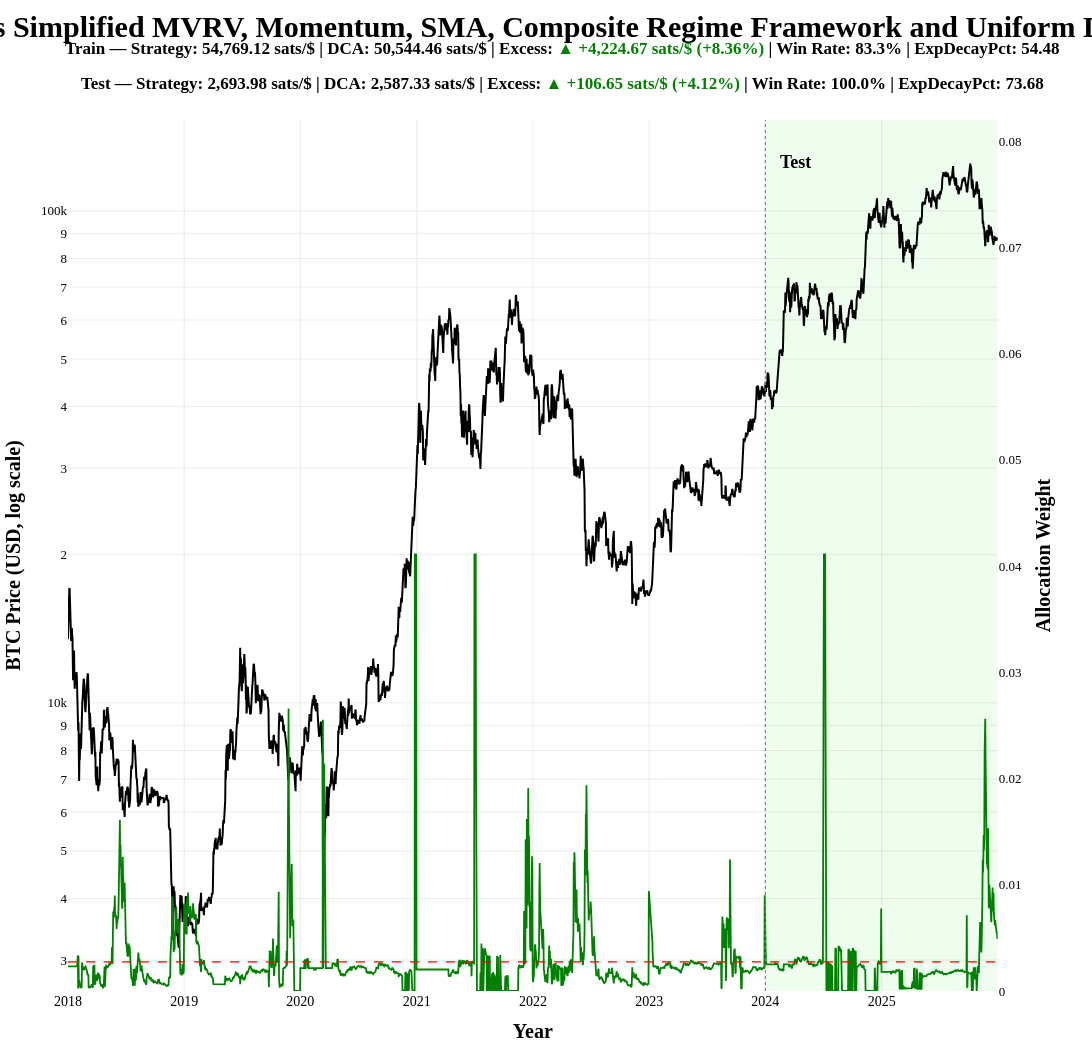

The notebook cell this image was saved under:
### Markdown cell above
## Cell 17: Show chart

Render the final chart.

### Code cell
# Cell 17: Show chart
# ============================================================
# This cell renders the final chart.

main_fig = plot_train_test_period_with_spd_header(
    combined_strategy_df,
    train_spd_summary,
    test_spd_summary,
    title="BTC Price vs Simplified MVRV, Momentum, SMA, Composite Regime Framework and Uniform DCA Weights",
)

main_fig.show()

### Figure 1 — Plotly figure (JSON) as saved in the notebook; plotly's stock layout.template omitted (floating-point values rounded to 4 significant figures; data arrays with more than 128 entries replaced by an {"elided": "..."} marker saying what was removed)
{"data": [{"hovertemplate": "<b>%{x|%Y-%m-%d}</b><br>Price: $%{y:,.0f}<extra></extra>", "line": {"color": "black", "width": 2}, "mode": "lines", "name": "BTC Price", "type": "scatter", "x": {"elided": "2920 str values"}, "xaxis": "x", "y": {"elided": "2920 float values"}, "yaxis": "y"}, {"hovertemplate": "<b>%{x|%Y-%m-%d}</b><br>Strategy Weight: %{y:.6f}<extra></extra>", "line": {"color": "green", "width": 1.8}, "mode": "lines", "name": "Strategy Weight", "type": "scatter", "x": {"elided": "2920 str values"}, "xaxis": "x", "y": {"elided": "2920 float values"}, "yaxis": "y2"}, {"hovertemplate": "<b>%{x|%Y-%m-%d}</b><br>DCA Weight: %{y:.6f}<extra></extra>", "line": {"color": "red", "dash": "dash", "width": 1.4}, "mode": "lines", "name": "Uniform DCA (1/365)", "type": "scatter", "x": {"elided": "2920 str values"}, "xaxis": "x", "y": {"elided": "2920 float values"}, "yaxis": "y2"}], "layout": {"annotations": [{"font": {"color": "black", "family": "Arial Black", "size": 18}, "showarrow": false, "text": "<b>Test</b>", "x": "2024-02-10T00:00:00", "xanchor": "left", "xref": "x", "y": 0.965, "yref": "paper"}, {"align": "center", "font": {"color": "black", "family": "Arial Black", "size": 17}, "showarrow": false, "text": "<b>Train — Strategy: 54,769.12 sats/$ | DCA: 50,544.46 sats/$ | Excess: <span style='color:green;'>▲ +4,224.67 sats/$ (+8.36%)</span> | Win Rate: 83.3% | ExpDecayPct: 54.48</b>", "x": 0.5, "xref": "paper", "y": 1.095, "yref": "paper"}, {"align": "center", "font": {"color": "black", "family": "Arial Black", "size": 17}, "showarrow": false, "text": "<b>Test — Strategy: 2,693.98 sats/$ | DCA: 2,587.33 sats/$ | Excess: <span style='color:green;'>▲ +106.65 sats/$ (+4.12%)</span> | Win Rate: 100.0% | ExpDecayPct: 73.68</b>", "x": 0.5, "xref": "paper", "y": 1.055, "yref": "paper"}], "height": 1050, "hovermode": "x unified", "margin": {"b": 35, "l": 35, "r": 35, "t": 120}, "paper_bgcolor": "white", "plot_bgcolor": "white", "shapes": [{"fillcolor": "lightgreen", "layer": "below", "line": {"width": 0}, "opacity": 0.15, "type": "rect", "x0": "2024-01-01T00:00:00", "x1": "2025-12-31T00:00:00", "xref": "x", "y0": 0, "y1": 1, "yref": "y domain"}, {"line": {"color": "gray", "dash": "dot", "width": 1.2}, "type": "line", "x0": "2024-01-01T00:00:00", "x1": "2024-01-01T00:00:00", "xref": "x", "y0": 0, "y1": 1, "yref": "y domain"}], "showlegend": false, "title": {"font": {"color": "black", "family": "Arial Black", "size": 30}, "text": "<b>BTC Price vs Simplified MVRV, Momentum, SMA, Composite Regime Framework and Uniform DCA Weights</b>", "x": 0.5, "xanchor": "center", "y": 0.985}, "width": 1900, "xaxis": {"anchor": "y", "domain": [0, 0.94], "gridcolor": "rgba(0,0,0,0.08)", "range": ["2018-01-01T00:00:00", "2025-12-31T00:00:00"], "showgrid": true, "tickfont": {"color": "black", "family": "Arial Black", "size": 14}, "tickformat": "%Y", "tickmode": "array", "tickvals": ["2018-01-01T00:00:00.000000", "2019-01-01T00:00:00.000000", "2020-01-01T00:00:00.000000", "2021-01-01T00:00:00.000000", "2022-01-01T00:00:00.000000", "2023-01-01T00:00:00.000000", "2024-01-01T00:00:00.000000", "2025-01-01T00:00:00.000000"], "title": {"font": {"color": "black", "family": "Arial Black", "size": 20}, "text": "<b>Year</b>"}, "zeroline": false}, "yaxis": {"anchor": "x", "domain": [0, 1], "gridcolor": "rgba(0,0,0,0.08)", "showgrid": true, "tickfont": {"color": "black", "family": "Arial Black", "size": 13}, "tickmode": "array", "ticktext": ["3", "4", "5", "6", "7", "8", "9", "10k", "2", "3", "4", "5", "6", "7", "8", "9", "100k"], "tickvals": [3000, 4000, 5000, 6000, 7000, 8000, 9000, 10000, 20000, 30000, 40000, 50000, 60000, 70000, 80000, 90000, 100000], "title": {"font": {"color": "black", "family": "Arial Black", "size": 20}, "text": "<b>BTC Price (USD, log scale)</b>"}, "type": "log", "zeroline": false}, "yaxis2": {"anchor": "x", "overlaying": "y", "range": [0, 0.082], "showgrid": false, "side": "right", "tickfont": {"color": "black", "family": "Arial Black", "size": 13}, "title": {"font": {"color": "black", "family": "Arial Black", "size": 20}, "text": "<b>Allocation Weight</b>"}, "zeroline": false}}}
